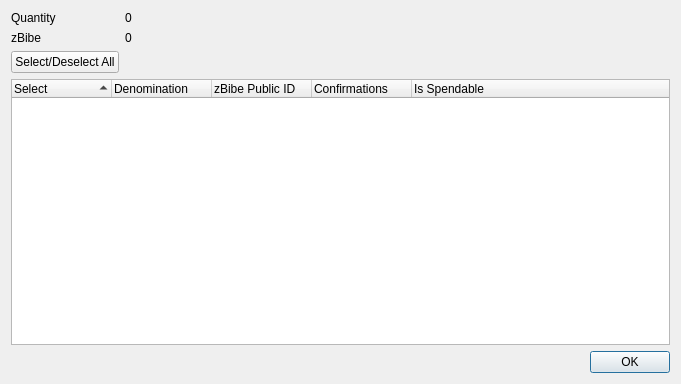
<?xml version="1.0" encoding="UTF-8"?>
<ui version="4.0">
 <class>ZBibeControlDialog</class>
 <widget class="QDialog" name="ZBibeControlDialog">
  <property name="geometry">
   <rect>
    <x>0</x>
    <y>0</y>
    <width>681</width>
    <height>384</height>
   </rect>
  </property>
  <property name="minimumSize">
   <size>
    <width>681</width>
    <height>384</height>
   </size>
  </property>
  <property name="windowTitle">
   <string>Select zBibe to Spend</string>
  </property>
  <layout class="QGridLayout" name="gridLayout">
   <item row="0" column="0">
    <layout class="QFormLayout" name="formLayout">
     <property name="sizeConstraint">
      <enum>QLayout::SetDefaultConstraint</enum>
     </property>
     <item row="0" column="0">
      <widget class="QLabel" name="labelQuantity">
       <property name="text">
        <string>Quantity</string>
       </property>
      </widget>
     </item>
     <item row="0" column="1">
      <widget class="QLabel" name="labelQuantity_int">
       <property name="text">
        <string>0</string>
       </property>
      </widget>
     </item>
     <item row="1" column="0">
      <widget class="QLabel" name="labelZBibe">
       <property name="text">
        <string>zBibe</string>
       </property>
      </widget>
     </item>
     <item row="1" column="1">
      <widget class="QLabel" name="labelZBibe_int">
       <property name="text">
        <string>0</string>
       </property>
      </widget>
     </item>
     <item row="2" column="0">
      <widget class="QPushButton" name="pushButtonAll">
       <property name="text">
        <string>Select/Deselect All</string>
       </property>
      </widget>
     </item>
    </layout>
   </item>
   <item row="1" column="0">
    <layout class="QVBoxLayout" name="verticalLayout">
     <item>
      <widget class="QTreeWidget" name="treeWidget">
       <property name="minimumSize">
        <size>
         <width>0</width>
         <height>250</height>
        </size>
       </property>
       <property name="alternatingRowColors">
        <bool>true</bool>
       </property>
       <property name="sortingEnabled">
        <bool>true</bool>
       </property>
       <property name="columnCount">
        <number>5</number>
       </property>
       <attribute name="headerDefaultSectionSize">
        <number>100</number>
       </attribute>
       <column>
        <property name="text">
         <string notr="true">Select</string>
        </property>
       </column>
       <column>
        <property name="text">
         <string notr="true">Denomination</string>
        </property>
       </column>
       <column>
        <property name="text">
         <string notr="true">zBibe Public ID</string>
        </property>
       </column>
       <column>
        <property name="text">
         <string notr="true">Confirmations</string>
        </property>
       </column>
       <column>
        <property name="text">
         <string>Is Spendable</string>
        </property>
       </column>
      </widget>
     </item>
     <item>
      <widget class="QDialogButtonBox" name="buttonBox">
       <property name="orientation">
        <enum>Qt::Horizontal</enum>
       </property>
       <property name="standardButtons">
        <set>QDialogButtonBox::Ok</set>
       </property>
      </widget>
     </item>
    </layout>
   </item>
  </layout>
 </widget>
 <resources/>
 <connections>
  <connection>
   <sender>buttonBox</sender>
   <signal>accepted()</signal>
   <receiver>ZBibeControlDialog</receiver>
   <slot>accept()</slot>
   <hints>
    <hint type="sourcelabel">
     <x>248</x>
     <y>254</y>
    </hint>
    <hint type="destinationlabel">
     <x>157</x>
     <y>274</y>
    </hint>
   </hints>
  </connection>
  <connection>
   <sender>buttonBox</sender>
   <signal>rejected()</signal>
   <receiver>ZBibeControlDialog</receiver>
   <slot>reject()</slot>
   <hints>
    <hint type="sourcelabel">
     <x>316</x>
     <y>260</y>
    </hint>
    <hint type="destinationlabel">
     <x>286</x>
     <y>274</y>
    </hint>
   </hints>
  </connection>
 </connections>
</ui>
